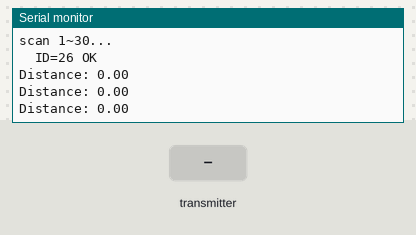
The program below on a simulated ESP32. Parts: the last lines printed to the serial monitor. The inputs (shaded band) are chosen by the test bench. WiFi joins after 1.5 s; servers stay silent unless stated; the modem accepts every AT command (registered, SIM ready, sends succeed) and sends nothing else.

Above: at 3.2 s.
3.3 s: the transmitter starts sending myData = 25
At 4.0 s:
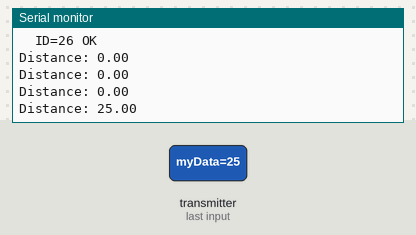
4.8 s: the transmitter starts sending myData = 50
At 5.5 s:
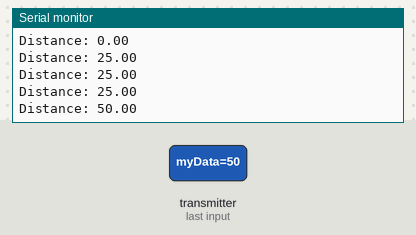
Timing chart, 0 to 7.8 s (numbered marks = the images above; inputs shaded):
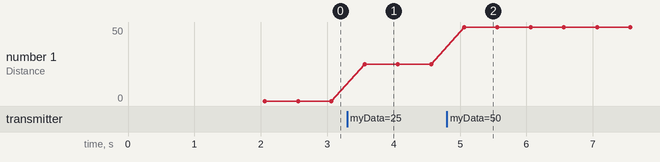

The program:

main.cpp
```cpp
#include <Arduino.h>
#include <vector>
#include <WiFi.h>
#include <esp_wifi.h>
#include <esp_now.h>

#pragma region 網路

void readMacAddress(){
  uint8_t baseMac[6];
  esp_err_t ret = esp_wifi_get_mac(WIFI_IF_STA, baseMac);
  if (ret == ESP_OK) {
    Serial.printf("%02x:%02x:%02x:%02x:%02x:%02x\n",
                  baseMac[0], baseMac[1], baseMac[2],
                  baseMac[3], baseMac[4], baseMac[5]);
  } else {
    Serial.println("Failed to read MAC address");
  }
}

#pragma endregion

// Create a struct_message called myData
float myData;

// callback function that will be executed when data is received
void OnDataRecv(const uint8_t * mac, const uint8_t *incomingData, int len) {
  memcpy(&myData, incomingData, sizeof(myData));
}

// put function declarations here:
// UART2 → GPIO18,19 （保持你现在跑得通的配置）
#define RX_PIN 18
#define TX_PIN 19
HardwareSerial BusSerial(2);

// STBus 协议
#define HDR       0x55
#define CMD_READ  0x1C
#define CMD_MOVE  0x01
#define CMD_LOAD  0x1F
#define CMD_MODE  0x1D
#define CMD_WRITE_ID  0x0D

#pragma region 輸入端

uint8_t chk(const uint8_t* b){
  uint16_t s=0;
  for(uint8_t i=2;i<b[3]+2;i++) s+=b[i];
  return ~s;
}

void sendPack(uint8_t id, uint8_t cmd, const uint8_t* p, uint8_t n){
  uint8_t buf[6+n];
  buf[0]=buf[1]=HDR;
  buf[2]=id; buf[3]=n+3; buf[4]=cmd;
  for(uint8_t i=0;i<n;i++) buf[5+i]=p[i];
  buf[5+n]=chk(buf);
  BusSerial.write(buf,6+n);
}

void scan(){
  Serial.println("scan 1~30...");
  for(uint8_t i=1;i<=30;i++){
    while(BusSerial.available()) BusSerial.read();
    sendPack(i,CMD_READ,nullptr,0);
    delay(30);
    if(BusSerial.available()>=8){
      Serial.printf("  ID=%d OK\n",i);
      while(BusSerial.available()) BusSerial.read();
    }
  }
}

#pragma endregion

#pragma region 10進位轉換16進位

// 把一個 int 轉換成小端序 bytes (16-bit)
std::vector<uint8_t> intToBytes(uint16_t value) {
  std::vector<uint8_t> bytes(2);
  bytes[0] = value & 0xFF;        // 低位
  bytes[1] = (value >> 8) & 0xFF; // 高位
  return bytes;
}

// 可接受任意多個 int，拼接成一個 byte 陣列
template<typename... Args>
std::vector<uint8_t> makeBytes(Args... values) {
  std::vector<uint8_t> result;
  ((
    [&] {
      auto b = intToBytes((uint16_t)values);
      result.insert(result.end(), b.begin(), b.end());
    }()
  ), ...);
  return result;
}

// 輔助函式：列印陣列
void printHexArray(const std::vector<uint8_t>& arr) {
  Serial.print("{ ");
  for (size_t i = 0; i < arr.size(); ++i) {
    Serial.print("0x");
    if (arr[i] < 16) Serial.print("0");
    Serial.print(arr[i], HEX);
    if (i < arr.size() - 1) Serial.print(", ");
  }
  Serial.println(" }");
}

#pragma endregion

#pragma region 角度

// 把角度(度)與時間(ms)轉成小端序 4 bytes (angleLow, angleHigh, timeLow, timeHigh)
std::vector<uint8_t> buildAngleBytes(double angleDegrees, uint16_t timeMs) {
    // 1 unit = 0.24°，計算角度單位
    int angleUnits = static_cast<int>(std::round(angleDegrees / 0.24));
    if (angleUnits < 0) angleUnits = 0;
    if (angleUnits > 1000) angleUnits = 1000; // clamp 最大值

    if (timeMs > 30000) timeMs = 30000; // clamp 最大時間

    std::vector<uint8_t> result;
    // 角度兩個 byte
    auto angleBytes = intToBytes(static_cast<uint16_t>(angleUnits));
    result.insert(result.end(), angleBytes.begin(), angleBytes.end());
    // 時間兩個 byte
    auto timeBytes = intToBytes(timeMs);
    result.insert(result.end(), timeBytes.begin(), timeBytes.end());

    return result; // 總長 4 bytes
}

#pragma endregion

std::vector<uint8_t> motor1 = makeBytes(1, -900);
std::vector<uint8_t> motor2 = makeBytes(1, 1000);

#pragma region 執行端

void setup() {
  // put your setup code here, to run once:
  Serial.begin(115200);
  BusSerial.begin(115200, SERIAL_8N1, RX_PIN, TX_PIN);
  delay(100);

  //wifi

  WiFi.mode(WIFI_STA);  //設定 WiFi的模式為 STA，共有 WIFI_AP、WIFI_STA、WIFI_AP_STA、WIFI_OFF。
  WiFi.begin();

  Serial.print("[DEFAULT] ESP32 Board MAC Address: ");
  readMacAddress();

  // 上载扭力
  uint8_t on=1;
  sendPack(1,CMD_LOAD,&on,1);
  delay(50);

  // 扫描 + 初次摆动
  scan();

  //測試旋轉

  auto p90 = buildAngleBytes(90.0, 100);   // 90°，100ms
  sendPack(1, CMD_MOVE, p90.data(), p90.size());
  sendPack(2, CMD_MOVE, p90.data(), p90.size());

  delay(500);

  auto p180 = buildAngleBytes(180.0, 500); // 180°，500ms
  sendPack(1, CMD_MOVE, p180.data(), p180.size());
  sendPack(2, CMD_MOVE, p180.data(), p180.size());

  delay(500);

  //測試移動

  //sendPack(1, CMD_MODE, motor1, 4);
  //sendPack(2, CMD_MODE, motor2, 4);

  // Set device as a Wi-Fi Station
  WiFi.mode(WIFI_STA);
  myData = 0.0;

  // Init ESP-NOW
  if (esp_now_init() != ESP_OK) {
    Serial.println("Error initializing ESP-NOW");
    return;
  }

  // Once ESPNow is successfully Init, we will register for recv CB to
  // get recv packer info
  esp_now_register_recv_cb(esp_now_recv_cb_t(OnDataRecv));
}

void loop()
{
  if(myData > 40)
  {
    motor1 = makeBytes(1, -900);
    motor2 = makeBytes(1, 1000);
  }
  else if(myData > 30)
  {
    motor1 = makeBytes(1, -900 * 0.8f);
    motor2 = makeBytes(1, 1000 * 0.8f);
  }
  else if(myData > 20)
  {
    motor1 = makeBytes(1, -900 * 0.5f);
    motor2 = makeBytes(1, 1000 * 0.5f);
  }
  else
  {
    motor1 = makeBytes(1, 0);
    motor2 = makeBytes(1, 0);
  }

  sendPack(1, CMD_MODE, motor1.data(), motor1.size());
  sendPack(2, CMD_MODE, motor2.data(), motor2.size());
  Serial.print("Distance: ");
  Serial.println(myData);

  delay(500);
}

#pragma endregion
```

Measured:
- after the input at 3.3 s, the serial monitor: prints a new line after 0.26 s (image 1)
- after the input at 4.8 s, the serial monitor: prints a new line after 0.26 s (image 2)
- plotted number 1: 0 → 25 after the input at 3.3 s, 25 → 50 after the input at 4.8 s
